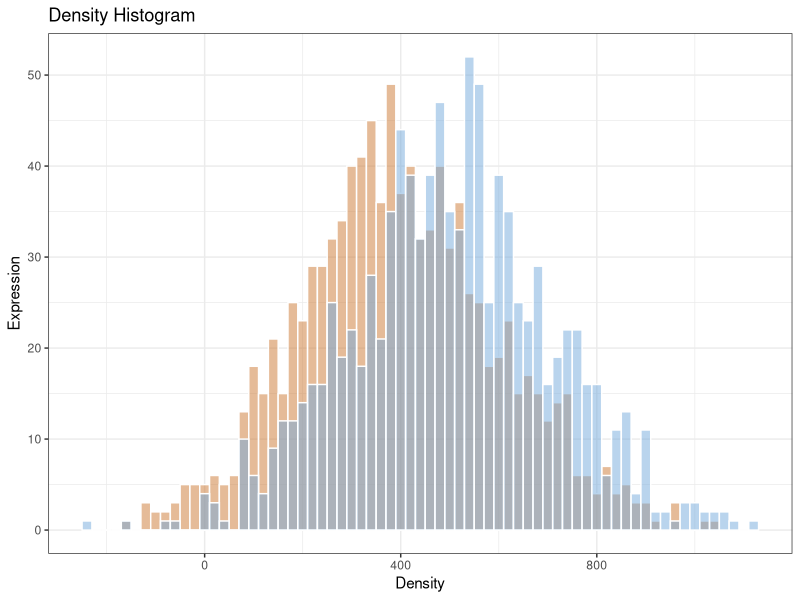
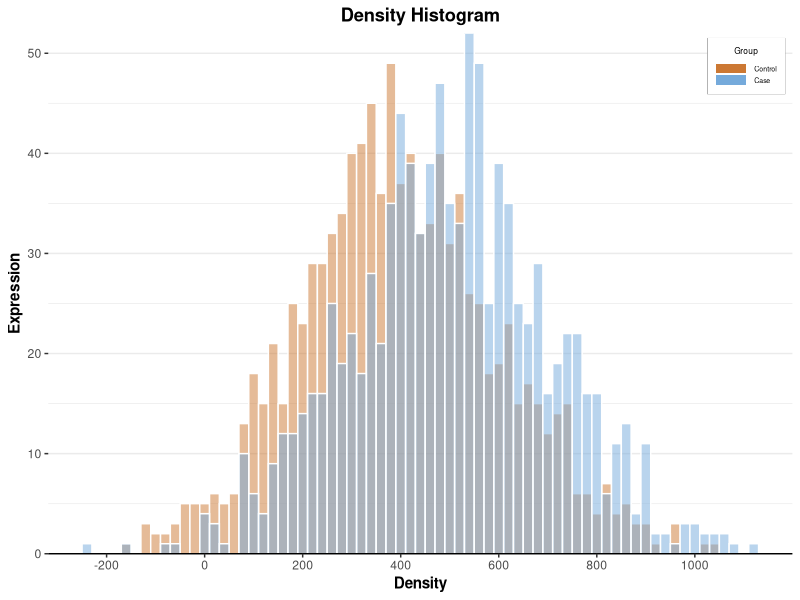
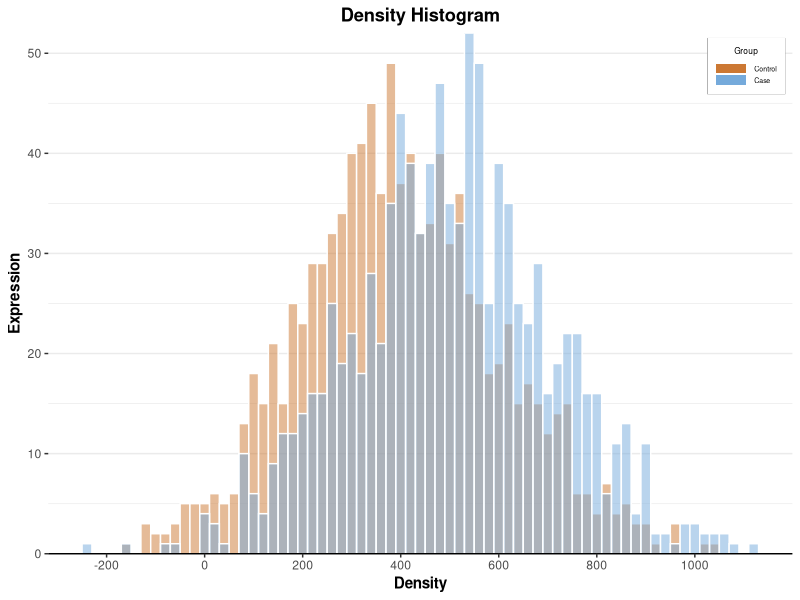

Generate these figures, in order, with R:
# =============================================================================
# 分组重叠直方图
# organized：线性脚本 + 中文分节；路径相对本条目目录
# =============================================================================
# 来源：KS科研分享「生信绘图」32分组重叠直方图
# 本地复现：drafts/ks-shengxin-huitu-repro/c32-overlap-histogram
# Pixi：项目根 default 环境；library(tidyverse) 已拆成 ggplot2/dplyr/tidyr 等。
# =============================================================================

script_dir <- tryCatch(
  dirname(normalizePath(sys.frame(1)$ofile)),
  error = function(e) {
    args <- commandArgs(trailingOnly = FALSE)
    file_arg <- grep("^--file=", args, value = TRUE)
    if (length(file_arg)) dirname(normalizePath(sub("^--file=", "", file_arg))) else normalizePath(getwd())
  }
)
root <- if (basename(script_dir) == "code") dirname(script_dir) else script_dir
out_dir <- file.path(root, "output", "figures")
dir.create(out_dir, recursive = TRUE, showWarnings = FALSE)

suppressPackageStartupMessages({
  library(ggplot2)
  library(dplyr)
  library(tidyr)
  library(readr)
  library(tibble)
  library(stringr)
  library(forcats)
})

########## 分组直方图 ---------
library(ggplot2)

# 构造数据：
data <- data.frame(Control = rnorm(1000, mean = 500, sd = 200),
                   Case = rnorm(1000, mean = 400, sd = 200))

head(data)
#    Control       Case
# 1 388.3990  -7.477409
# 2 504.1061 379.507800
# 3 448.9444 309.780209
# 4 434.8209 597.555137
# 5 757.1036 308.031864
# 6 741.7811 593.934408


####### 绘图 -------------
p <- ggplot(data)+
  geom_histogram(aes(Case), binwidth = 20,
                 color = "white", fill = "#cc7833", alpha = 0.5)+
  geom_histogram(aes(Control), binwidth = 20,
                 color = "white", fill = "#75aadb", alpha = 0.5)+
  ggtitle("Density Histogram")+
  xlab("Density")+
  ylab("Expression")+
  theme_bw()

p

# 但是由于没有分组变量，图例是不会自动生成的，怎么办？
# 创建一个空的数据框
tmp <- data.frame(x = c(0, 0), y = c(0, 0), group = c("A", "B"))

# 创建绘图对象并设置主题
p1 <- p + geom_bar(data = tmp, aes(x = x, y = y, fill = group),
                   stat = "identity")+
  scale_fill_manual(name = "Group", labels = c("Control", "Case"),
                    values = c("#cc7833", "#75aadb"))+
  scale_x_continuous(breaks = seq(-200, 1000,200))+
  scale_y_continuous(expand = c(0, 0))+
  theme(panel.grid.minor.x = element_blank(),
        panel.grid.major.x = element_blank(),
        panel.border = element_blank(),
        axis.line.x = element_line(color = "black"),
        plot.title = element_text(hjust = 0.5, face = "bold"),
        axis.title = element_text(face = "bold"),
        legend.position = c(0.99, 0.99),
        legend.justification = c(1, 1),
        legend.key.width = unit(0.8, "cm"),
        legend.key.height = unit(0.3, "cm"),
        legend.text = element_text(size = 5),
        legend.title = element_text(size = 6, hjust = 0.5),
        legend.box.background = element_rect(color = "#aaaaaa"))
p1

ggsave(file.path(out_dir, "plot.pdf"), height = 4, width = 5)
